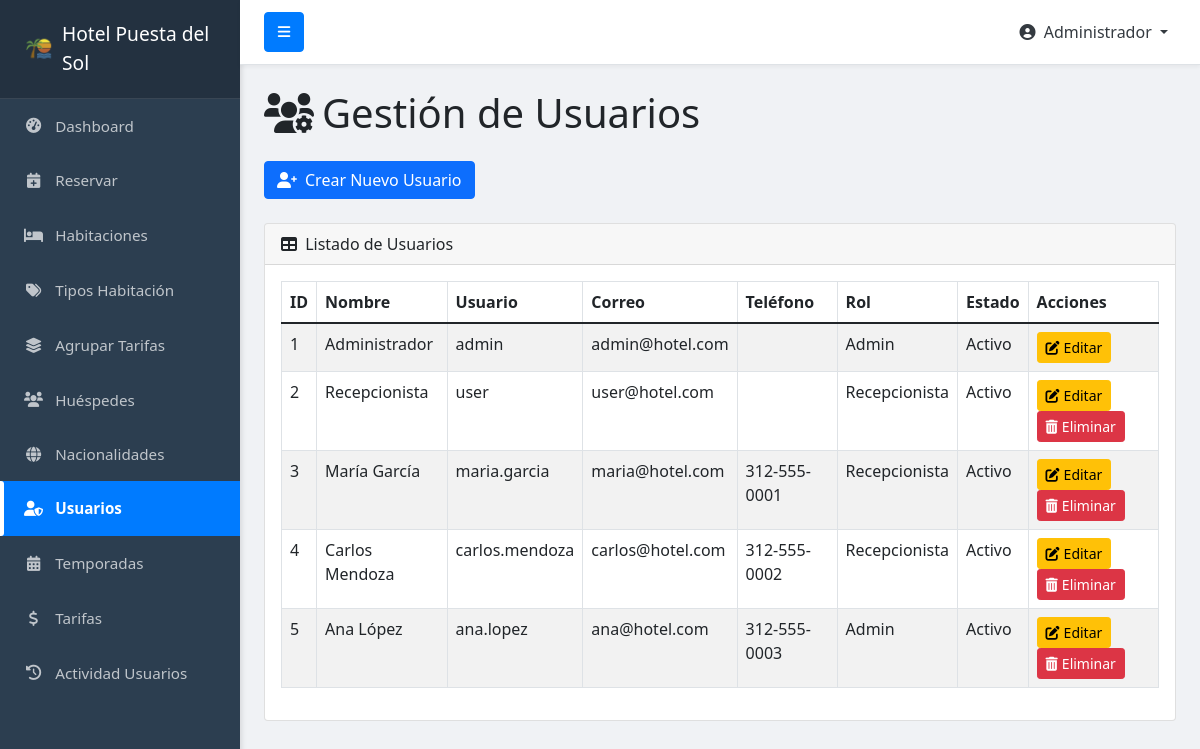
Page /usuarios/usuarios.php (signed in) on the committed database.
### tables this page shows
CREATE TABLE `usuarios` (
  `id` int(11) NOT NULL,
  `nombre` varchar(100) DEFAULT NULL,
  `usuario` varchar(50) DEFAULT NULL,
  `correo` varchar(100) DEFAULT NULL,
  `telefono` varchar(20) DEFAULT NULL,
  `contraseña` varchar(255) DEFAULT NULL,
  `rol` enum('admin','recepcionista') DEFAULT 'recepcionista',
  `estado` enum('activo','inactivo') DEFAULT 'activo',
  `ultimo_acceso` timestamp NULL DEFAULT NULL,
  `foto` varchar(255) DEFAULT NULL,
  `intentos_fallidos` int(11) DEFAULT '0',
  `bloqueado_hasta` timestamp NULL DEFAULT NULL,
  `creado_en` timestamp NOT NULL DEFAULT CURRENT_TIMESTAMP,
  `actualizado_en` timestamp NOT NULL DEFAULT CURRENT_TIMESTAMP ON UPDATE CURRENT_TIMESTAMP
);

### usuarios/usuarios.php (the view, shortened to what this page needs)
<?php
require_once '../config/db_connect.php';
$usuarios = [];
$query_usuarios = "SELECT id, nombre, usuario, correo, telefono, rol, estado FROM usuarios";
$result_usuarios = mysqli_query($conn, $query_usuarios);
if ($result_usuarios) {
    while ($row = mysqli_fetch_assoc($result_usuarios)) {
        $usuarios[] = $row;
    }
}
?>
<!DOCTYPE html>
<html lang="es">
<head>
    <link href="https://cdn.jsdelivr.net/npm/bootstrap@5.1.3/dist/css/bootstrap.min.css" rel="stylesheet">
    <link rel="stylesheet" href="https://cdnjs.cloudflare.com/ajax/libs/font-awesome/6.0.0-beta3/css/all.min.css">
</head>
<body>
    <?php require_once '../includes/sidebar.php'; ?>
            <div class="container-fluid">
                <h1 class="mt-4 mb-4"><i class="fas fa-users-cog me-2"></i>Gestión de Usuarios</h1>
                <button class="btn btn-primary mb-4" data-bs-toggle="modal" data-bs-target="#modalCrearUsuario">
                    <i class="fas fa-user-plus me-2"></i>Crear Nuevo Usuario
                </button>
                <div class="card mb-4">
                    <div class="card-header">
                        <i class="fas fa-table me-1"></i>
                        Listado de Usuarios
                    </div>
                    <div class="card-body">
                        <div class="table-responsive">
                            <table class="table table-striped table-bordered" id="tablaUsuarios" width="100%" cellspacing="0">
                                <thead>
                                    <tr>
                                        <th>ID</th>
                                        <th>Nombre</th>
                                        <th>Usuario</th>
                                        <th>Correo</th>
                                        <th>Teléfono</th>
                                        <th>Rol</th>
                                        <th>Estado</th>
                                        <th>Acciones</th>
                                    </tr>
                                </thead>
                                <tbody>
                                    <?php foreach ($usuarios as $usuario): ?>
                                    <tr>
                                        <td><?php echo htmlspecialchars($usuario['id']); ?></td>
                                        <td><?php echo htmlspecialchars($usuario['nombre']); ?></td>
                                        <td><?php echo htmlspecialchars($usuario['usuario']); ?></td>
                                        <td><?php echo htmlspecialchars($usuario['correo']); ?></td>
                                        <td><?php echo htmlspecialchars($usuario['telefono']); ?></td>
                                        <td><?php echo htmlspecialchars(ucfirst($usuario['rol'])); ?></td>
                                        <td><?php echo htmlspecialchars(ucfirst($usuario['estado'])); ?></td>
                                        <td>
                                            <button class="btn btn-warning btn-sm" onclick="editarUsuario(<?php echo $usuario['id']; ?>)">
                                                <i class="fas fa-edit me-1"></i>Editar
                                            </button>
                                            <?php if ($usuario['id'] !== $_SESSION['usuario_id']):  ?>
                                            <button class="btn btn-danger btn-sm" onclick="eliminarUsuario(<?php echo $usuario['id']; ?>)">
                                                <i class="fas fa-trash-alt me-1"></i>Eliminar
                                            </button>
                                            <?php endif; ?>
                                        </td>
                                    </tr>
                                    <?php endforeach; ?>
                                </tbody>
                            </table>
                        </div>
                    </div>
                </div>
            </div>
        </div>
    </div>
</body>
</html>

### usuarios/usuarios.php (style rules this page uses)
body { background-color: #f8f9fa; }
.btn-primary { background-color: #007bff; border-color: #007bff; }

### includes/sidebar.php (style rules this page uses)
body { overflow-x: hidden; background-color: #f0f2f5; }

### rows in the picture
usuarios: id "1", nombre "Administrador", usuario "admin", correo "admin@hotel.com", rol "Admin", estado "Activo"
usuarios: id "2", nombre "Recepcionista", usuario "user", correo "user@hotel.com", rol "Recepcionista", estado "Activo"
usuarios: id "3", nombre "María García", usuario "maria.garcia", correo "maria@hotel.com", telefono "312-555-0001", rol "Recepcionista", estado "Activo"
usuarios: id "4", nombre "Carlos Mendoza", usuario "carlos.mendoza", correo "carlos@hotel.com", telefono "312-555-0002", rol "Recepcionista", estado "Activo"
usuarios: id "5", nombre "Ana López", usuario "ana.lopez", correo "ana@hotel.com", telefono "312-555-0003", rol "Admin", estado "Activo"

### other values in the picture
$_SESSION['nombre'] "Administrador"
